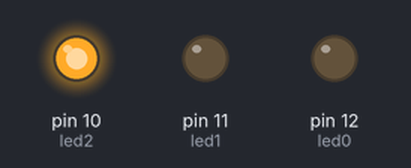
This sketch was run on a simulated Arduino Uno, built with avr-gcc and run on an emulated ATmega328P. Shown: output pins drawn as LEDs (lit = HIGH).

Above: at 0.1 s.
Timing chart, 0 to 1.6 s (numbered marks = the images above):
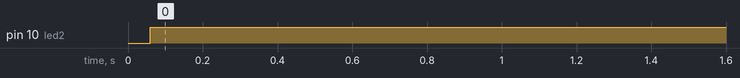

Measured:
- by itself, pin 10 (led2): LOW → HIGH at 0.06 s

The sketch:

sketch_mar31a.ino
```cpp
// each pin corresponds to an LED color:

int led0 = 12;

int led1 = 11;

int led2 = 10;


//declare internal variableschro

int brightness = 300000;

int red = 0;

int blue = 0;

int green = 0;


// this routine runs each time you hit the reset button

void setup() {

  // declare the relevant pins to be output

  pinMode(led0, OUTPUT);

  pinMode(led1, OUTPUT);

  pinMode(led2, OUTPUT);

}


// this routine loops indefinitely

void loop() {

  //Change the structure of this code when you get the time

  float x, y, z = 0;

    for (x=0;x<45; x = x + 0.0000001){

      red = brightness * abs(sin(x));
      for (y=0;y<45;y = y + 0.0000001) {
        blue = brightness * abs(sin(y));
        for (z=0;z<45;z = z + 0.0000001) {
          green = brightness * abs(sin(z));
          setValues();
        }
        for (z=45; z>=0; z = z - 0.0000001) {
          green = brightness * abs(sin(z));
          setValues();
        }

    }
    for (y=45;y>=0;y = y - 0.0000001) {
        blue = brightness * abs(sin(y));
        for (z=0;z<45;z = z + 0.0000001) {
          green = brightness * abs(sin(z));
          setValues();
        }
        for (z=45; z>=0; z = z - 0.0000001) {
          green = brightness * abs(sin(z));
          setValues();
        }

    }
}
for (x=45;x>=0; x = x-0.0000001){

      red = brightness * abs(sin(x));
      for (y=0;y<45;y = y + 0.0000001) {
        blue = brightness * abs(sin(y));
        for (z=0;z<45;z = z + 0.0000001) {
          green = brightness * abs(sin(z));
          setValues();
        }
        for (z=45; z>=0; z = z - 0.0000001) {
          green = brightness * abs(sin(z));
          setValues();
        }

    }
    for (y=45;y>=0;y = y - 0.0000001) {
        blue = brightness * abs(sin(y));
        for (z=0;z<45;z = z + 0.0000001) {
          green = brightness * abs(sin(z));
          setValues();
        }
        for (z=45; z>=0; z = z - 0.0000001) {
          green = brightness * abs(sin(z));
          setValues();
        }

    }
}
}

void setValues() {
  analogWrite(led0, blue);   // send the value to the LED

  analogWrite(led1, red);   // send the value to the LED

  analogWrite(led2, green);   // send the value to the LED
}
```
